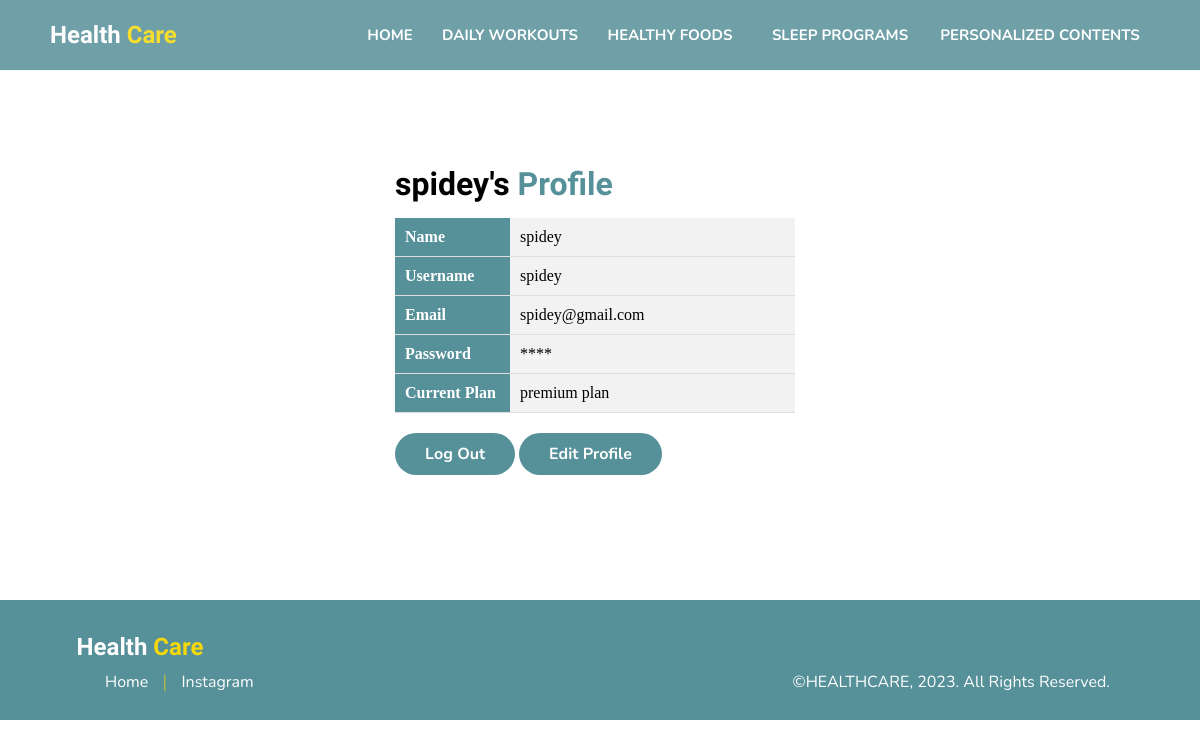
The app's page /user-premium/profile.php (signed in), older data.
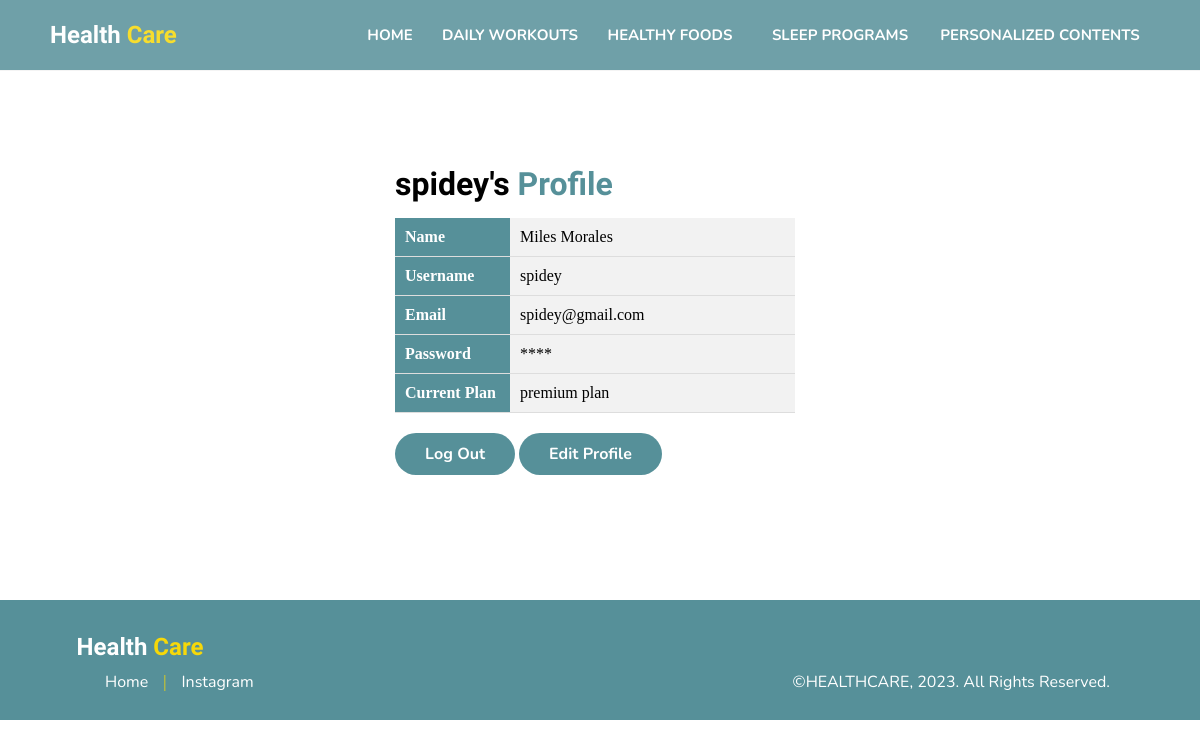
The same page, newer data.
### tables this page shows
CREATE TABLE `user` (
  `id_user` int(11) NOT NULL,
  `name` varchar(225) NOT NULL,
  `username` varchar(255) NOT NULL,
  `email` varchar(225) NOT NULL,
  `password` varchar(20) NOT NULL,
  `level` varchar(5) NOT NULL
);

### user-premium/profile.php (the view, shortened to what this page needs)
<?php
include '../connect.php';
$username = $_SESSION['username'];
$query = "SELECT * FROM user WHERE username = '$username'";
$result = mysqli_query($mysqli, $query);
$userData = mysqli_fetch_assoc($result);
include '../connect.php';
$id_user = $_SESSION['id_user'];
$query = "SELECT * FROM subscription WHERE id_user = '$id_user'";
$result = mysqli_query($mysqli, $query);
$subsData = mysqli_fetch_assoc($result);
?>
<!DOCTYPE html>
<html lang="en">
<head>
  <link rel="stylesheet" href="style_prempage.css" />
</head>
<body>
  <div class="navbar">
    <div class="logo">
      <h2>Health <span>Care</span></h2>
    </div>
    <div class="navigator">
      <a href="index.php" class="btn">Home</a>
      <a href="daily-workouts.php" class="btn">Daily Workouts</a>
      <a href="healthy-foods.php" class="btn">Healthy Foods</a>
      <a href="sleep-programs.php" class="btn">Sleep Programs</a>
      <a href="personalized-page.php" class="btn">Personalized Contents</a>
    </div>
  </div>
  <div class="banner">
    <div class="text">
      <h1><?php echo $_SESSION['username']; ?>'s <span>Profile</span></h1>
      <table class="profile-table">
        <tr>
          <th>Name</th>
          <td><?php echo $userData['name']; ?></td>
        </tr>
        <tr>
          <th>Username</th>
          <td><?php echo $userData['username']; ?></td>
        </tr>
        <tr>
          <th>Email</th>
          <td><?php echo $userData['email']; ?></td>
        </tr>
        <tr>
          <th>Password</th>
          <td><?php echo str_repeat('*', strlen($userData['password'])); ?></td>
        </tr>
        <tr>
          <th>Current Plan</th>
          <td>
          <?php
          if ($subsData['status'] === 'inactive') {
            echo 'free plan';
          } else {
            echo $subsData['plan_name'];
          }
          ?>
          </td>
        </tr>
      </table>
      <a href="../loginpage.php">Log Out</a>
      <a href="edit-profile.php?id=<?php echo $userData['id_user']; ?>">Edit Profile</a>
    </div>
  </div>
  <div class="footer">
    <div class="logo-footer">
      <h2>Health <span>Care</span></h2>
    </div>
    <div class="footer-bot">
      <div class="profile-navigation">
        <a href="index.php" class="profile-link">Home</a>
        <span>|</span>
        <a href="https://www.instagram.com/raffortless/" class="profile-link">Instagram</a>
      </div>
      <div class="copyright">
        <p>&copy;HEALTHCARE, 2023. All Rights Reserved.</p>
      </div>
    </div>
  </div>
</body>
</html>

Row changes from the older to the newer data that the page shows:
changed user "spidey": name "spidey" → "Miles Morales"
